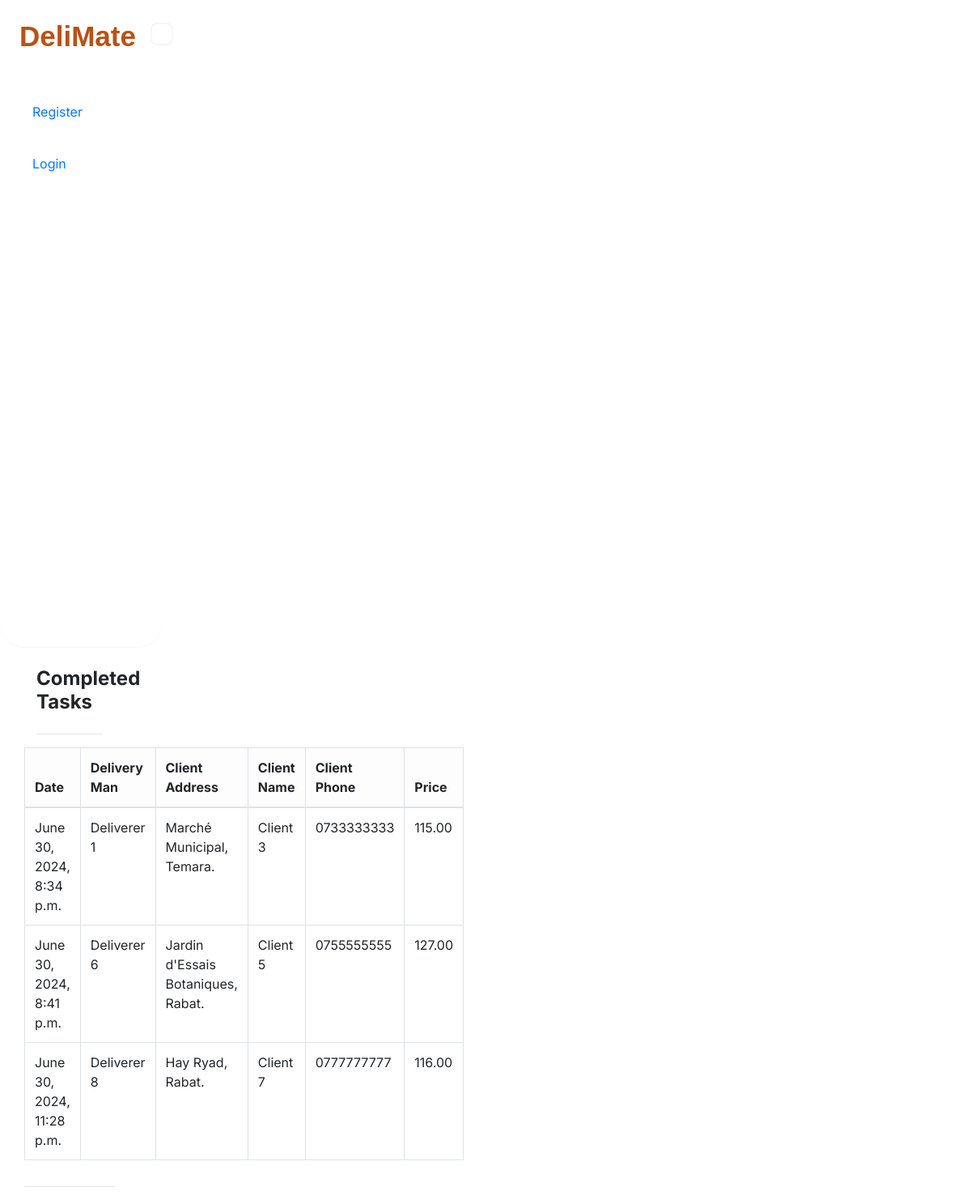
Page /completed on the committed database.
### webapp/models.py (models this page shows, shortened)
class Record(models.Model):
    STATUS_CHOICES = [
        ('on-going', 'On-Going'),
        ('completed', 'Completed'),
    ]
    creation_date = models.DateTimeField(auto_now_add=True)
    delivery_man = models.ForeignKey(Deliverer, on_delete=models.CASCADE)
    client_address = models.CharField(max_length=300)
    client_name = models.CharField(max_length=100)
    client_phone = models.CharField(max_length=20)
    price = models.DecimalField(max_digits=10, decimal_places=2, null=True)
    status = models.CharField(max_length=20, choices=STATUS_CHOICES, default='on-going')

class Deliverer(models.Model):
    full_name = models.CharField(max_length=100)
    age = models.PositiveIntegerField()
    address = models.CharField(max_length=300)
    phone_number = models.CharField(max_length=20)
    def __str__(self):
        return self.full_name

### webapp/views.py (the view)
# urls.py: path('completed', views.completed, name='completed'),
def completed(request):
    completed_tasks = Record.objects.filter(status='completed')
    context = {'completed_tasks': completed_tasks}
    return render(request, 'webapp/completed.html', context)

### webapp/templates/webapp/completed.html (shortened to what this page needs)
{% extends 'webapp/base.html' %}
{% load static %}
{% block content %}
    <div class="container-fluid">
        <br>
        <div class="row">
            <div class="col-md-12">
                <h3 style="font-weight: bold; font-size: 24px;">Completed Tasks</h3>
            </div>
        </div>
        <hr>
        <div class="row">
            <table class="table table-hover table-bordered">
                <thead class="table-light">
                    <tr>
                        <th scope="col"> Date </th>
                        <th scope="col"> Delivery Man </th>
                        <th scope="col"> Client Address </th>
                        <th scope="col"> Client Name </th>
                        <th scope="col"> Client Phone </th>
                        <th scope="col"> Price </th>
                    </tr>
                </thead>
                <tbody>
                    {% if completed_tasks %}
                        {% for task in completed_tasks %}
                            <tr>
                                <td>{{ task.creation_date }}</td>
                                <td>{{ task.delivery_man }}</td>
                                <td>{{ task.client_address }}</td>
                                <td>{{ task.client_name }}</td>
                                <td>{{ task.client_phone }}</td>
                                <td>{{ task.price }}</td>
                            </tr>
                        {% endfor %}
                    {% else %}
                        <tr>
                            <td colspan="7">No completed tasks found.</td>
                        </tr>
                    {% endif %}
                </tbody>
            </table>
        </div>
    </div>
    <hr>
{% endblock %}

### static/css/navbar.css (style rules this page uses)
* { margin: 0; padding: 0; box-sizing: border-box; font-family: "Inter", sans-serif; }
body { background-color: #ffffff; margin: 0; padding: 0; }

### rows in the picture
Record: creation_date "June 30, 2024, 8:34 p.m.", delivery_man "Deliverer 1", client_address "Marché Municipal, Temara.", client_name "Client 3", client_phone "0733333333", price "115.00"
Record: creation_date "June 30, 2024, 8:41 p.m.", delivery_man "Deliverer 6", client_address "Jardin d'Essais Botaniques, Rabat.", client_name "Client 5", client_phone "0755555555", price "127.00"
Record: creation_date "June 30, 2024, 11:28 p.m.", delivery_man "Deliverer 8", client_address "Hay Ryad, Rabat.", client_name "Client 7", client_phone "0777777777", price "116.00"
